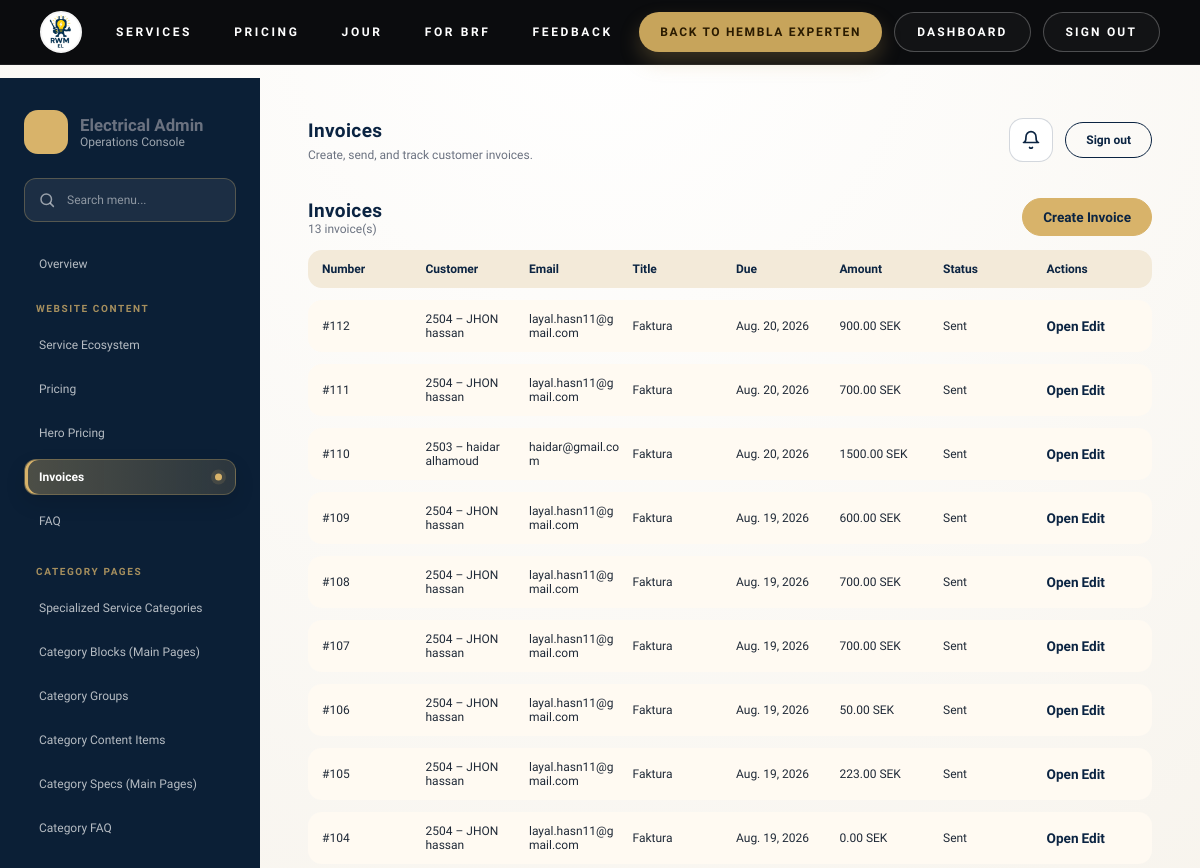
The app's page /dashboard/invoices/ (signed in, upper part), older data.
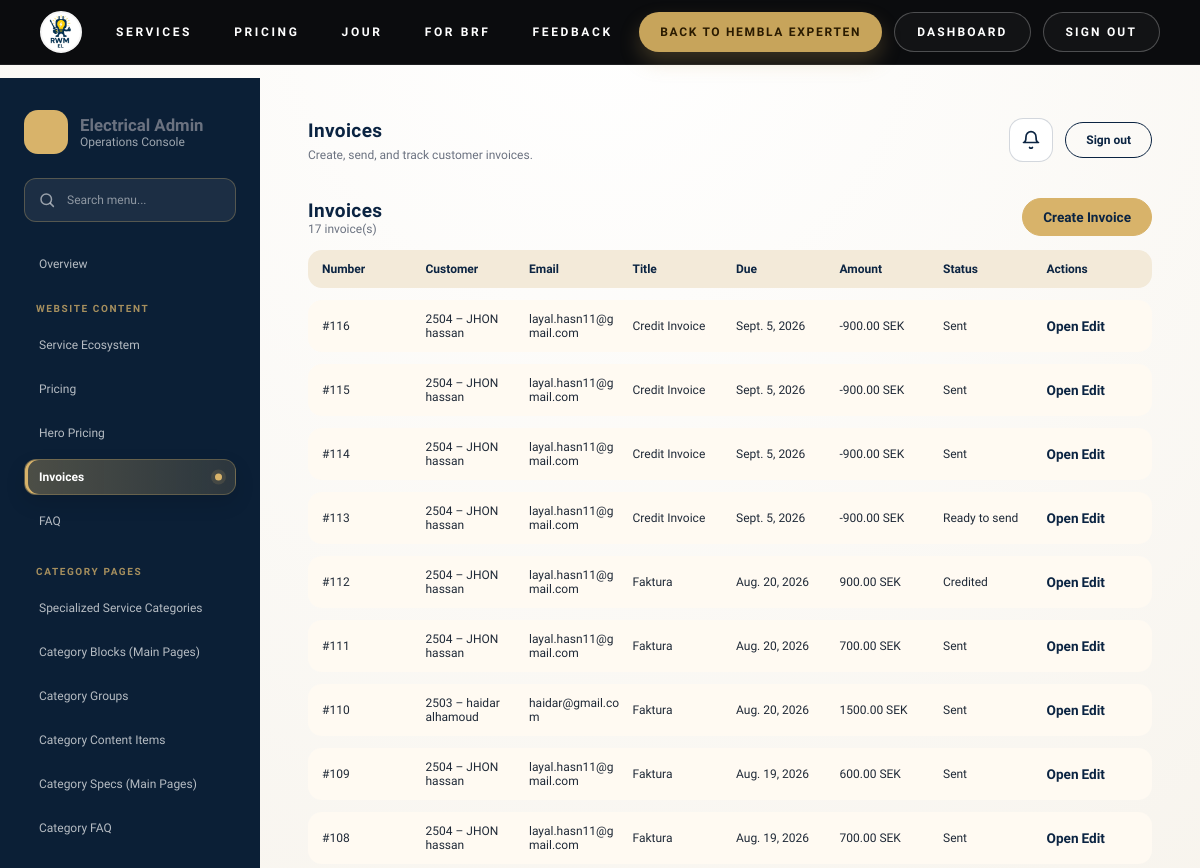
The same page, newer data.
### electricity/models.py (models this page shows, shortened)
class Invoice(models.Model):
    class InvoiceType(models.TextChoices):
        STANDARD = "standard", "Standard invoice"
        ROT = "rot", "ROT invoice"
        MATERIAL = "material", "Material invoice"
        LABOUR = "labour", "Labour invoice"
        PART = "part", "Part invoice"
        CREDIT = "credit", "Credit invoice"
    class Status(models.TextChoices):
        DRAFT = "draft", "Draft"
        READY = "ready", "Ready to send"
        SENT = "sent", "Sent"
        VIEWED = "viewed", "Viewed"
        PARTIALLY_PAID = "partially_paid", "Partially paid"
        PAID = "paid", "Paid"
        OVERDUE = "overdue", "Overdue"
        CANCELLED = "cancelled", "Cancelled"
        CREDITED = "credited", "Credited"
    customer = models.ForeignKey(CustomerProfile, on_delete=models.PROTECT, related_name="invoices")
    recipient_email = models.EmailField(blank=True)
    invoice_number = models.PositiveIntegerField(unique=True, null=True, blank=True)
    title = models.CharField(max_length=160, default="Faktura")
    invoice_date = models.DateField(default=timezone.localdate)
    due_date = models.DateField(null=True, blank=True)
    payment_terms_days = models.PositiveSmallIntegerField(default=20)
    invoice_type = models.CharField(max_length=20, choices=InvoiceType.choices, default=InvoiceType.STANDARD)
    part_number = models.PositiveSmallIntegerField(null=True, blank=True)
    part_total = models.PositiveSmallIntegerField(null=True, blank=True)
    status = models.CharField(max_length=20, choices=Status.choices, default=Status.DRAFT)
    reference = models.CharField(max_length=120, blank=True)
    work_address = models.CharField(max_length=240, blank=True)
    currency = models.CharField(max_length=10, default="SEK")
    discount_type = models.CharField(
        max_length=12, choices=(("none", "None"), ("fixed", "Fixed amount"), ("percent", "Percentage")), default="none"
    )
    discount_value = models.DecimalField(max_digits=12, decimal_places=2, default=0)
    rot_enabled = models.BooleanField(default=False)
    rot_percent = models.DecimalField(max_digits=5, decimal_places=2, default=30)
    rot_personal_number = models.CharField(max_length=40, blank=True)
    rot_property_designation = models.CharField(max_length=120, blank=True)
    rot_brf_org_number = models.CharField(max_length=40, blank=True)
    rot_apartment_number = models.CharField(max_length=40, blank=True)
    customer_message = models.TextField(blank=True)
    payment_instructions = models.TextField(blank=True, default="Pay to Bankgiro 5192-1302 and state the invoice number.")
    internal_notes = models.TextField(blank=True)
    additional_terms = models.TextField(blank=True)
    rounding = models.DecimalField(max_digits=8, decimal_places=2, default=0)
    amount_paid = models.DecimalField(max_digits=12, decimal_places=2, default=0)
    subtotal_ex_vat = models.DecimalField(max_digits=12, decimal_places=2, default=0)
    discount_total = models.DecimalField(max_digits=12, decimal_places=2, default=0)
    vat_total = models.DecimalField(max_digits=12, decimal_places=2, default=0)
    rot_total = models.DecimalField(max_digits=12, decimal_places=2, default=0)
    total_inc_vat = models.DecimalField(max_digits=12, decimal_places=2, default=0)
    amount_due = models.DecimalField(max_digits=12, decimal_places=2, default=0)
    consultation_booking = models.OneToOneField(
        "ConsultationBooking", null=True, blank=True, on_delete=models.SET_NULL, related_name="invoice"
    )
    service_booking = models.OneToOneField(
        "ServiceBooking", null=True, blank=True, on_delete=models.SET_NULL, related_name="invoice"
    )
    electrician_booking = models.OneToOneField(
        "ElectricianBooking", null=True, blank=True, on_delete=models.SET_NULL, related_name="invoice"
    )
    on_call_booking = models.OneToOneField(
        "OnCallBooking", null=True, blank=True, on_delete=models.SET_NULL, related_name="invoice"
    )
    sent_at = models.DateTimeField(null=True, blank=True)
    created_at = models.DateTimeField(auto_now_add=True)
    updated_at = models.DateTimeField(auto_now=True)
    class Meta:
        ordering = ["-invoice_number"]
    @property
    def invoice_total(self):
        return self.total_inc_vat - self.rot_total + self.rounding

class CustomerProfile(models.Model):
    class AccountType(models.TextChoices):
        PRIVATE = "private", "Private"
        BUSINESS = "business", "Business"
    user = models.OneToOneField(
        "auth.User", on_delete=models.SET_NULL, related_name="customer_profile", null=True, blank=True
    )
    customer_number = models.PositiveIntegerField(unique=True, null=True, blank=True)
    account_type = models.CharField(max_length=20, choices=AccountType.choices, default=AccountType.PRIVATE)
    full_name = models.CharField(max_length=160)
    email = models.EmailField(blank=True)
    phone = models.CharField(max_length=40, blank=True)
    street_address = models.CharField(max_length=200, blank=True)
    city = models.CharField(max_length=80, blank=True)
    postal_code = models.CharField(max_length=20, blank=True)
    country = models.CharField(max_length=60, default="Germany")
    property_type = models.CharField(max_length=40, blank=True)
    property_designation = models.CharField(max_length=120, blank=True)
    interests = models.JSONField(default=list, blank=True)
    personal_id = models.CharField(max_length=40, blank=True)
    company_name = models.CharField(max_length=160, blank=True)
    organization_number = models.CharField(max_length=40, blank=True)
    company_address = models.CharField(max_length=220, blank=True)
    accepted_terms = models.BooleanField(default=False)
    accepted_privacy = models.BooleanField(default=False)
    marketing_opt_in = models.BooleanField(default=False)
    created_at = models.DateTimeField(auto_now_add=True)
    class Meta:
        ordering = ["-created_at"]

### electricity/views.py (the view)
# urls.py: path("dashboard/invoices/", views.dashboard_invoices, name="dashboard_invoices"),
@login_required
def dashboard_invoices(request):
    guard = _dashboard_access_or_redirect(request)
    if guard:
        return guard
    invoices = Invoice.objects.select_related("customer").prefetch_related("lines")
    return render(request, "electricity/dashboard/invoices.html", {"invoices": invoices})

### electricity/templatetags/electricity_extras.py (called while the page is built)
@register.simple_tag(takes_context=True)
def is_electricity_admin(context):
    request = context.get("request")
    if not request:
        return False
    user = request.user
    if not user.is_authenticated:
        return False
    if user.is_superuser or user.is_staff:
        return True
    return electricity_admin_site.has_permission(request)

@register.simple_tag
def service_category_pages():
    return ServiceCategoryPage.objects.filter(is_active=True).prefetch_related("service_pages").order_by("order", "name")

@register.simple_tag
def service_menu_groups(category_page):
    grouped = OrderedDict()
    for service_page in category_page.service_pages.filter(is_active=True).order_by("order", "name"):
        key = (service_page.menu_group or "").strip()
        grouped.setdefault(key, [])
        grouped[key].append(service_page)
    return list(grouped.items())

### electricity/views.py (called while the page is built)
def _require_dashboard_access(request):
    user = request.user
    if not user.is_authenticated:
        return False
    if user.is_superuser or user.is_staff:
        return True
    return electricity_admin_site.has_permission(request)

### electricity/templates/electricity/dashboard/invoices.html
{% extends "electricity/dashboard/base.html" %}
{% block page_title %}Invoices{% endblock %}
{% block page_subtitle %}Create, send, and track customer invoices.{% endblock %}
{% block content %}
<section class="panel">
  <div class="panel-header">
    <div><h2>Invoices</h2><div class="panel-meta">{{ invoices|length }} invoice(s)</div></div>
    <a class="dash-btn primary" href="{% url 'electricity:dashboard_invoice_add' %}">Create Invoice</a>
  </div>
  <div class="panel-table">
    <div class="panel-row panel-row-head">
      <span>Number</span><span>Customer</span><span>Email</span><span>Title</span><span>Due</span><span>Amount</span><span>Status</span><span>Actions</span>
    </div>
    {% for invoice in invoices %}
    <div class="panel-row">
      <span>#{{ invoice.invoice_number }}</span>
      <span>{{ invoice.customer.customer_number }} – {{ invoice.customer.full_name }}</span>
      <span>{{ invoice.recipient_email|default:"No email" }}</span>
      <span>{{ invoice.title }}</span>
      <span>{{ invoice.due_date }}</span>
      <span>{{ invoice.invoice_total|floatformat:2 }} {{ invoice.currency }}</span>
      <span>{{ invoice.get_status_display }}</span>
      <span>
        <a class="panel-link" href="{% url 'electricity:dashboard_invoice_detail' invoice.pk %}">Open</a>
        <a class="panel-link" href="{% url 'electricity:dashboard_invoice_edit' invoice.pk %}">Edit</a>
      </span>
    </div>
    {% empty %}<div class="panel-empty">No invoices yet.</div>{% endfor %}
  </div>
</section>
{% endblock %}

Row changes from the older to the newer data that the page shows:
no longer on this page (row unchanged): Invoice: invoice_number "107", customer.customer_number "2504", customer.full_name "JHON hassan", recipient_email "layal.hasn11@gmail.com", title "Faktura", due_date "Aug. 19, 2026", invoice_total "700.00", currency "SEK", status "Sent"
no longer on this page (row unchanged): Invoice: invoice_number "106", customer.customer_number "2504", customer.full_name "JHON hassan", recipient_email "layal.hasn11@gmail.com", title "Faktura", due_date "Aug. 19, 2026", invoice_total "50.00", currency "SEK", status "Sent"
no longer on this page (row unchanged): Invoice: invoice_number "105", customer.customer_number "2504", customer.full_name "JHON hassan", recipient_email "layal.hasn11@gmail.com", title "Faktura", due_date "Aug. 19, 2026", invoice_total "223.00", currency "SEK", status "Sent"
no longer on this page (row unchanged): Invoice: invoice_number "104", customer.customer_number "2504", customer.full_name "JHON hassan", recipient_email "layal.hasn11@gmail.com", title "Faktura", due_date "Aug. 19, 2026", invoice_total "0.00", currency "SEK", status "Sent"
added Invoice: invoice_number "116", customer.customer_number "2504", customer.full_name "JHON hassan", recipient_email "layal.hasn11@gmail.com", title "Credit Invoice", due_date "Sept. 5, 2026", invoice_total "-900.00", currency "SEK", status "Sent"
added Invoice: invoice_number "115", customer.customer_number "2504", customer.full_name "JHON hassan", recipient_email "layal.hasn11@gmail.com", title "Credit Invoice", due_date "Sept. 5, 2026", invoice_total "-900.00", currency "SEK", status "Sent"
added Invoice: invoice_number "114", customer.customer_number "2504", customer.full_name "JHON hassan", recipient_email "layal.hasn11@gmail.com", title "Credit Invoice", due_date "Sept. 5, 2026", invoice_total "-900.00", currency "SEK", status "Sent"
added Invoice: invoice_number "113", customer.customer_number "2504", customer.full_name "JHON hassan", recipient_email "layal.hasn11@gmail.com", title "Credit Invoice", due_date "Sept. 5, 2026", invoice_total "-900.00", currency "SEK", status "Ready to send"
changed Invoice: status "Sent" → "Credited"
Text that changed along with them:
{{ invoices|length }}: "13" → "17"
